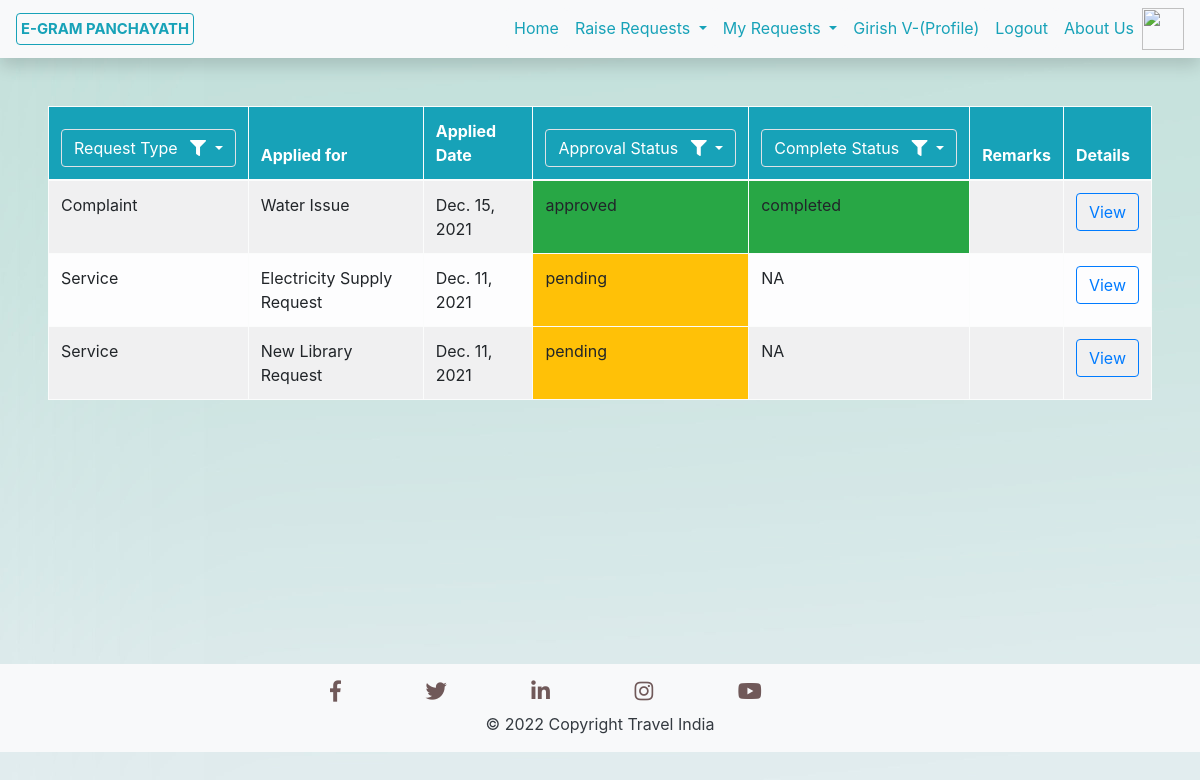
Before: /My_Ser_Comp_Requests/ (signed in) with the older database file.
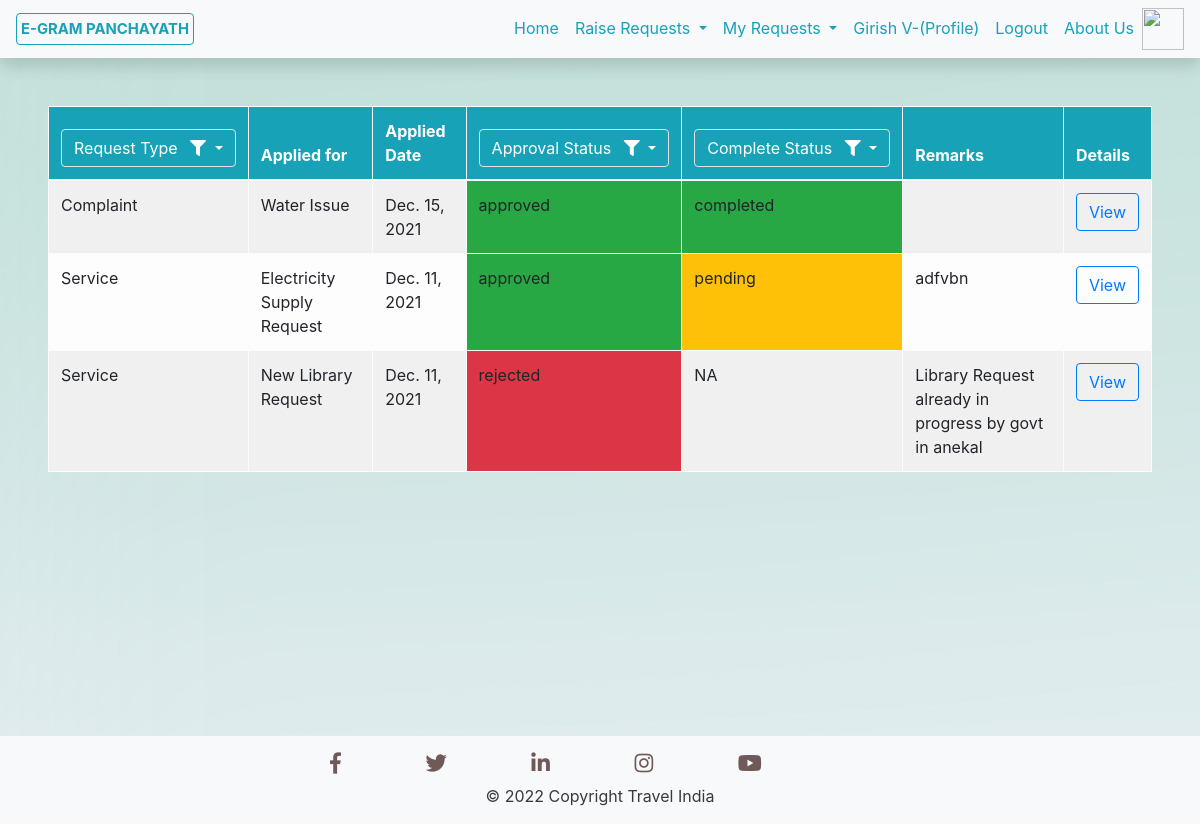
After: the same page with the newer database file.
### Services/models.py (models this page shows, shortened)
class Services(models.Model):
    Serv_Type = models.CharField(max_length=20)
    Serv_Name = models.CharField(max_length=50)
    Serv_Description = models.TextField()
    Serv_Applied_Date = models.DateTimeField(default=timezone.now)
    Serv_Applied_By = models.ForeignKey(User, on_delete=models.CASCADE)
    Serv_Req_Image = models.ImageField(default='default_image.png', upload_to='Serv_Comp_pics/')
    Serv_State = models.CharField(max_length=100, default=None)
    Serv_City = models.CharField(max_length=100, default=None)
    Serv_Location = models.CharField(default=None,max_length=300, null=True, blank=True)
    Serv_Approval_Status = models.CharField(max_length=20)
    Serv_Remarks = models.TextField(default=None,null=True, blank=True)
    Serv_Estimated_Completion_Date = models.DateField(default=None, null=True, blank=True)
    Serv_Completion_Status = models.CharField(max_length=20,null=True, blank=True)
    Serv_Comp_Image = models.ImageField(default='default_image.png', upload_to='Serv_Comp_pics/', blank=True)
    Serv_Doc_Name = models.CharField(max_length=100, null=True)
    Serv_Doc_Proof = models.FileField(upload_to='Files/')

### Services/views.py (the view)
# urls.py: path('My_Ser_Comp_Requests/', My_Ser_Comp_Requests.as_view(), name='MySerCompRequests'),
class My_Ser_Comp_Requests(ListView):
    model = Services
    template_name = "Services/MyServCompRequests.html"
    context_object_name = 'requests'
    paginate_by = 5
    def get_queryset(self):
        req = Services.objects.filter(Serv_Applied_By=self.request.user).order_by('-Serv_Applied_Date')
        def ExecQuery(req, Serv):
            key = list(Serv.keys())[0]
            if key=='Serv_Type':
                req = req.filter(Serv_Type=Serv[key]).order_by('-Serv_Applied_Date')
            if key=='Serv_Approval_Status':
                req = req.filter(Serv_Approval_Status=Serv[key]).order_by('-Serv_Applied_Date')
            if key=='Serv_Completion_Status':
                req = req.filter(Serv_Completion_Status=Serv[key]).order_by('-Serv_Applied_Date')
            return req
        if self.request.GET.get('idServType'):
            req = ExecQuery(req, {'Serv_Type':self.request.GET.get('idServType')})
        if self.request.GET.get('idAppStatus'):
            req = ExecQuery(req, {'Serv_Approval_Status':self.request.GET.get('idAppStatus')})
        if self.request.GET.get('idCompStatus'):
            req = ExecQuery(req, {'Serv_Completion_Status':self.request.GET.get('idCompStatus')})
        return req

### Services/templates/Services/MyServCompRequests.html (shortened to what this page needs)
{% extends 'Services/Base.html' %}
{% block content %}
<div class="p-5">
    <form method="get" action="#">
    <table class="rounded table table-hover table-bordered table-striped table-light">
        <thead class="bg-info text-white">
            <tr>
                <th scope="col">
                    <div class="dropdown">
                        <button class="btn btn-info border dropdown-toggle" data-toggle="dropdown">
                          Request Type <i class="fas fa-filter ml-2"></i>
                        </button>
                      </div>
                </th>
                <th scope="col">Applied for</th>
                <th scope="col">Applied Date</th>
                <th scope="col">
                    <div class="dropdown">
                        <button class="btn btn-info border dropdown-toggle" type="button" id="dropdownMenuButton" data-toggle="dropdown" aria-haspopup="true" aria-expanded="false">
                          Approval Status <i class="fas fa-filter ml-2"></i>
                        </button>
                      </div>
                </th>
                <th scope="col">
                    <div class="dropdown">
                        <button class="btn btn-info border dropdown-toggle" type="button" id="dropdownMenuButton" data-toggle="dropdown" aria-haspopup="true" aria-expanded="false">
                          Complete Status <i class="fas fa-filter ml-2"></i>
                        </button>
                      </div>
                </th>
                <th scope="col">Remarks</th>
                <th scope="col">Details</th>
            </tr>
        </thead>
        <tbody>
        {% for request in requests %}
        <tr>
            <td scope="row"> {{ request.Serv_Type }} </td>
            <td>{{ request.Serv_Name }}</td>
            <td>{{ request.Serv_Applied_Date.date }}</td>
            {% if request.Serv_Approval_Status == 'pending' %}
                <td class="bg-warning">{{ request.Serv_Approval_Status }}</td>
            {% elif request.Serv_Approval_Status == 'approved' %}
                <td class="bg-success">{{ request.Serv_Approval_Status }}</td>
            {% elif request.Serv_Approval_Status == 'rejected' %}
                <td class="bg-danger">{{ request.Serv_Approval_Status }}</td>
            {% endif %}
            {% if request.Serv_Completion_Status == 'pending' %}
                <td class="bg-warning">{{ request.Serv_Completion_Status }}</td>
            {% elif request.Serv_Completion_Status == 'completed' %}
                <td class="bg-success">{{ request.Serv_Completion_Status }}</td>
            {% else %}
                <td class="">{{ request.Serv_Completion_Status }}</td>
            {% endif %}
            <td>{{ request.Serv_Remarks }}</td>
            <td>
                <a class="btn btn-outline-primary" href="{% url 'service-detail' request.id %}">View</a>
            </td>
          </tr>
        {% empty %}
        <tr>
            <td align="center" colspan="7" >No Entries</td>
        </tr>
        {% endfor %}
        </tbody>
        </table>
    </form>
</div>
{% endblock content %}

Changed rows visible on the page:
changed Services "Electricity Supply Request": Serv_Remarks (not shown) → "adfvbn"; Serv_Approval_Status "pending" → "approved"; Serv_Completion_Status "NA" → "pending"
changed Services "New Library Request": Serv_Remarks (not shown) → "Library Request already in progress by govt in anekal"; Serv_Approval_Status "pending" → "rejected"
